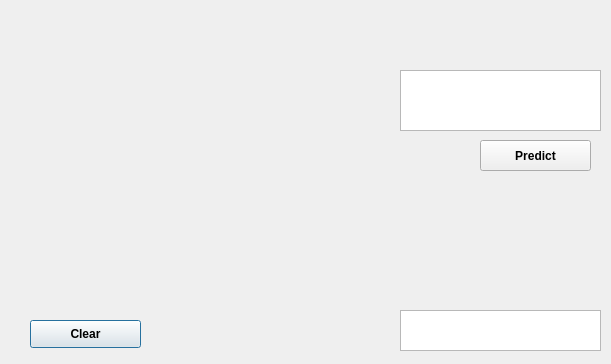
<?xml version="1.0" encoding="UTF-8"?>
<ui version="4.0">
 <class>Dialog</class>
 <widget class="QDialog" name="Dialog">
  <property name="geometry">
   <rect>
    <x>0</x>
    <y>0</y>
    <width>611</width>
    <height>364</height>
   </rect>
  </property>
  <property name="windowTitle">
   <string>Dialog</string>
  </property>
  <widget class="QPushButton" name="pushButton_2">
   <property name="geometry">
    <rect>
     <x>30</x>
     <y>320</y>
     <width>111</width>
     <height>28</height>
    </rect>
   </property>
   <property name="font">
    <font>
     <pointsize>9</pointsize>
     <weight>75</weight>
     <bold>true</bold>
    </font>
   </property>
   <property name="text">
    <string>Clear</string>
   </property>
  </widget>
  <widget class="QPushButton" name="pushButton_3">
   <property name="geometry">
    <rect>
     <x>480</x>
     <y>140</y>
     <width>111</width>
     <height>31</height>
    </rect>
   </property>
   <property name="font">
    <font>
     <pointsize>9</pointsize>
     <weight>75</weight>
     <bold>true</bold>
    </font>
   </property>
   <property name="text">
    <string>Predict</string>
   </property>
  </widget>
  <widget class="QLabel" name="label">
   <property name="geometry">
    <rect>
     <x>10</x>
     <y>10</y>
     <width>381</width>
     <height>281</height>
    </rect>
   </property>
   <property name="text">
    <string/>
   </property>
  </widget>
  <widget class="QTextBrowser" name="textBrowser">
   <property name="geometry">
    <rect>
     <x>400</x>
     <y>70</y>
     <width>201</width>
     <height>61</height>
    </rect>
   </property>
   <property name="font">
    <font>
     <pointsize>10</pointsize>
     <weight>75</weight>
     <bold>true</bold>
    </font>
   </property>
  </widget>
  <widget class="QTextBrowser" name="textBrowser_2">
   <property name="geometry">
    <rect>
     <x>400</x>
     <y>310</y>
     <width>201</width>
     <height>41</height>
    </rect>
   </property>
  </widget>
 </widget>
 <resources/>
 <connections>
  <connection>
   <sender>pushButton_2</sender>
   <signal>clicked()</signal>
   <receiver>label</receiver>
   <slot>clear()</slot>
   <hints>
    <hint type="sourcelabel">
     <x>197</x>
     <y>331</y>
    </hint>
    <hint type="destinationlabel">
     <x>220</x>
     <y>197</y>
    </hint>
   </hints>
  </connection>
 </connections>
</ui>
